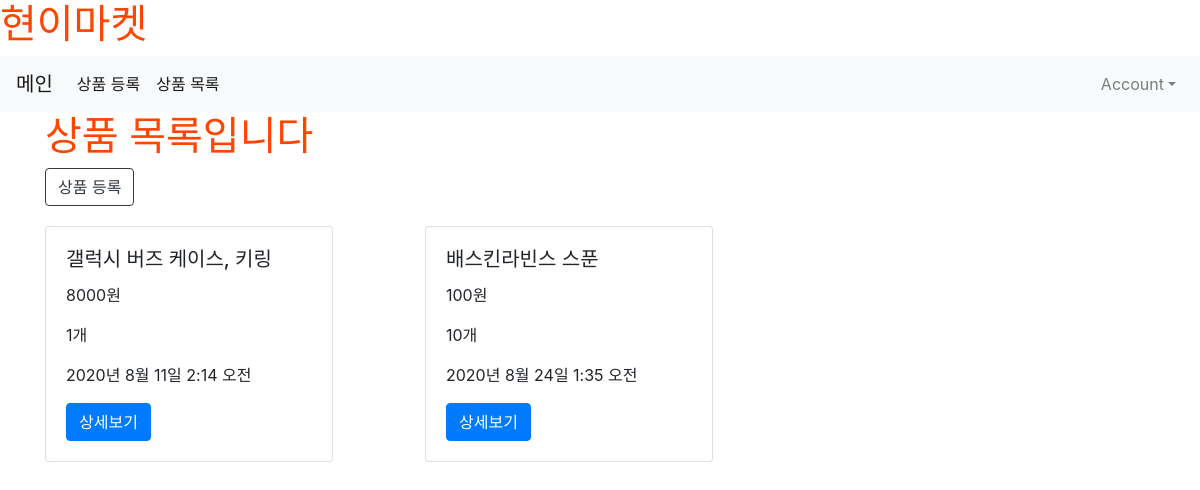
The app's page /product/ (signed in), older data.
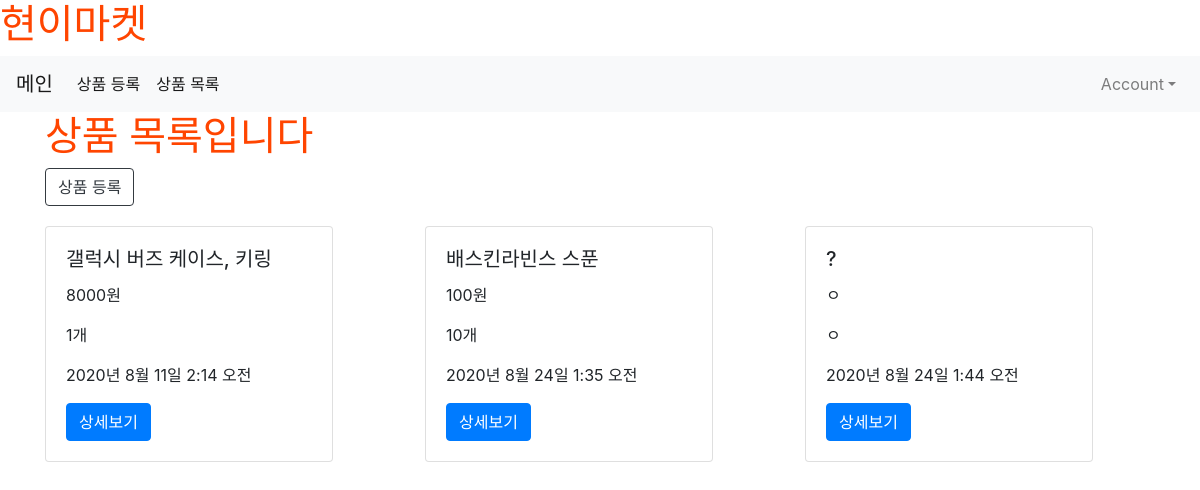
The same page, newer data.
### product/models.py (models this page shows)
class Product(models.Model):
    title = models.CharField(max_length= 50, null=False)
    content = models.TextField()
    price = models.CharField(max_length= 50, null=False)
    stock = models.CharField(max_length= 50, null=False)
    image = models.ImageField(upload_to='images/', null=True)
    created_at = models.DateTimeField(auto_now_add = True)
    updated_at = models.DateTimeField(auto_now = True)
    writer = models.ForeignKey(User, on_delete = models.CASCADE, null=True)
    view_count = models.IntegerField(default = 0, null=True)

### product/views.py (the view)
# urls.py: path('', main, name="main"),
def main(request):
    products = Product.objects.all()
    return render(request, 'product/main.html', {'products':products})

### product/templates/product/main.html
{% extends 'base.html' %}
{% load static %}
{% block content %}
{% if user.is_authenticated %}
<div class="container">
    <h1>상품 목록입니다</h1>
    <a class="btn btn-outline-dark" href="{% url 'product:new' %}">상품 등록</a>
    <div class="row">
        {% for product in products %}
        <div class="col-md-4 col-12">
            <div class="card" style="width: 18rem; margin-top: 20px;">
                <div class="card-body">
                    <h5 class="card-title">{{ product.title }}</h5>
                    <p class="card-text">{{ product.price }}</p>
                    <p class="card-text">{{ product.stock }}</p>
                    <p>{{ product.created_at }}</p>
                    <a href="{% url 'product:show' product.pk %}" class="btn btn-primary">상세보기</a>
                </div>
            </div>
        </div>
        {% endfor %}
    </div>
</div>
{% else %}
    <h3>로그인 후 이용이 가능합니다</h3>
    <a href="{% url 'account_login' %}" class="btn btn-warning">로그인</a>
    <a href="{% url 'account_signup' %}" class="btn btn-warning">회원가입</a>
{% endif %}
{% endblock %}

Row changes from the older to the newer data that the page shows:
added Product: title "?", price "ㅇ", stock "ㅇ", created_at "2020년 8월 24일 1:44 오전"
